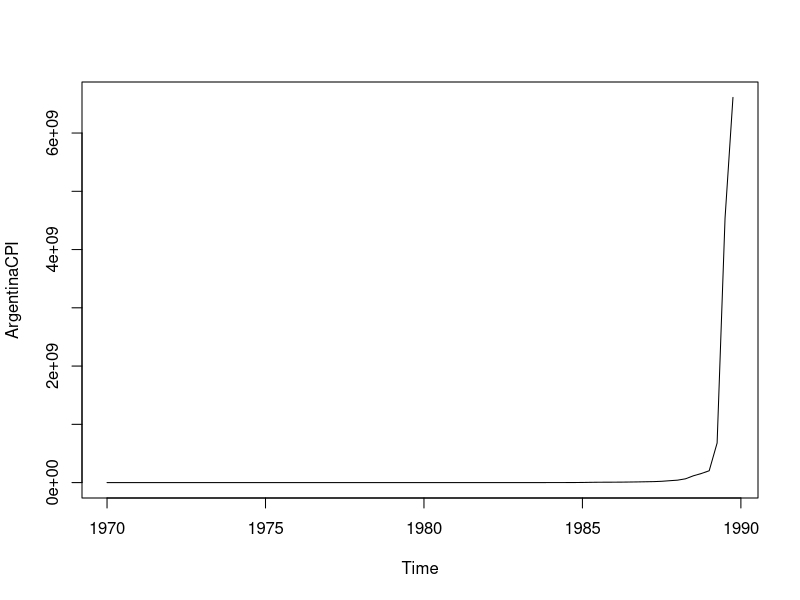
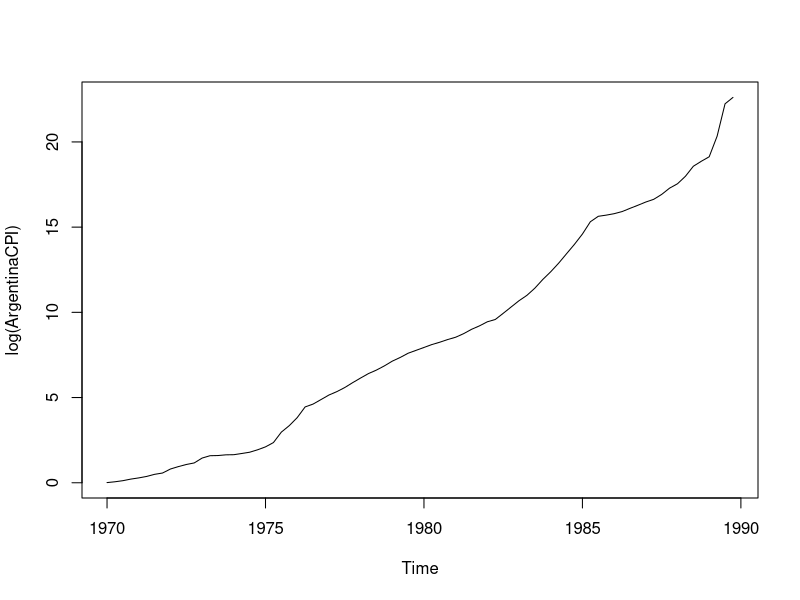

These figures' R source, in order:
library(AER)


### Name: ArgentinaCPI
### Title: Consumer Price Index in Argentina
### Aliases: ArgentinaCPI
### Keywords: datasets

### ** Examples

data("ArgentinaCPI")
plot(ArgentinaCPI)
plot(log(ArgentinaCPI))

library("dynlm")
## estimation sample 1970.3-1988.4 means
acpi <- window(ArgentinaCPI, start = c(1970,1), end = c(1988,4)) 

## eq. (3.90), p.54
acpi_ols <- dynlm(d(log(acpi)) ~ L(d(log(acpi))))
summary(acpi_ols)

## alternatively
ar(diff(log(acpi)), order.max = 1, method = "ols") 
